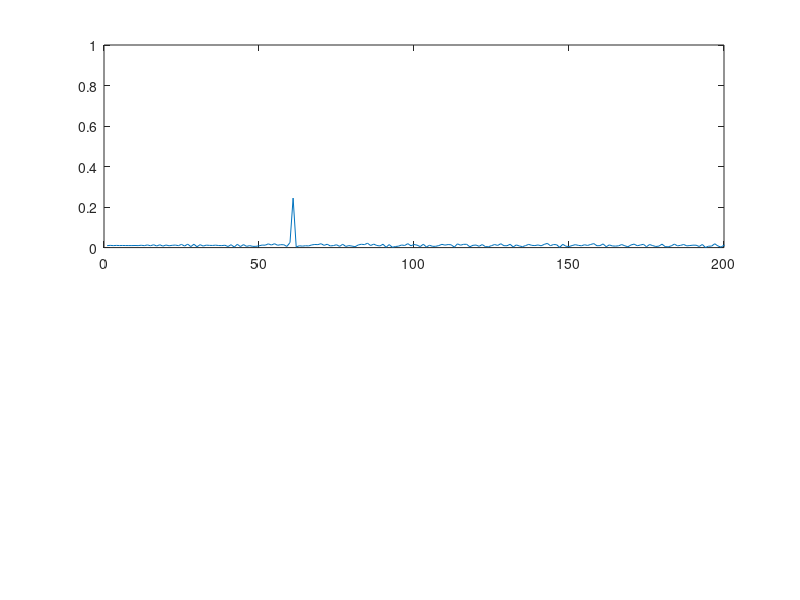
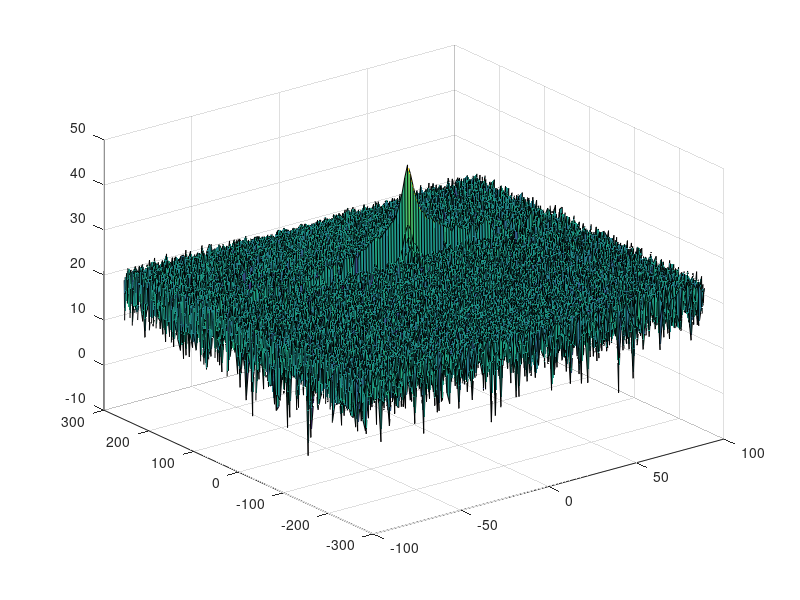
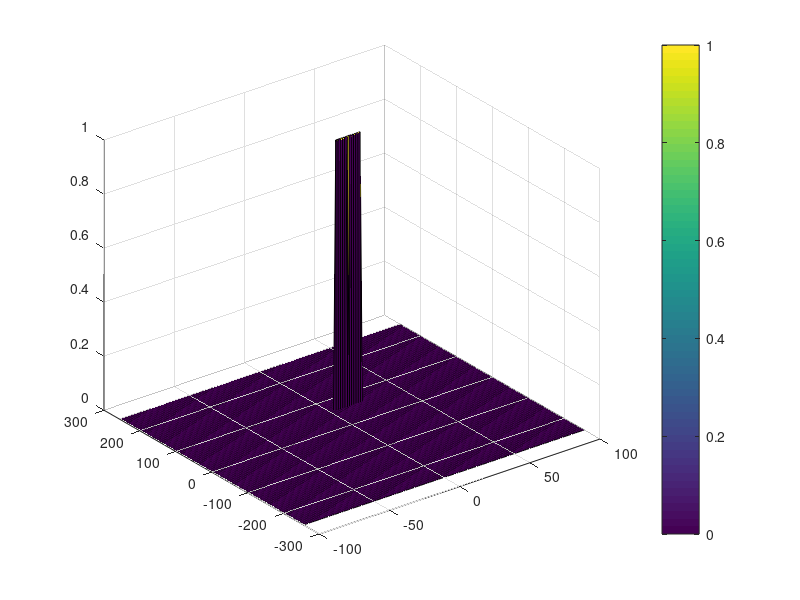

Source code (MATLAB) for these figures, in order:
clear all
clc;
 
%% Radar Specifications
%%%%%%%%%%%%%%%%%%%%%%%%%%%
% Frequency of operation = 77GHz
% Max Range = 200m
% Range Resolution = 1 m
% Max Velocity = 100 m/s
%%%%%%%%%%%%%%%%%%%%%%%%%%%
 
%speed of light = 3e8
%% User Defined Range and Velocity of target
% *%DONE* :
% define the target's initial position and velocity. Note : Velocity
% remains contant
target_position = 60; %distance from the sensor
target_velocity = 12; % m/s
 
 
%% FMCW Waveform Generation
 
% *%DONE* :
%Design the FMCW waveform by giving the specs of each of its parameters.
% Calculate the Bandwidth (B), Chirp Time (Tchirp) and Slope (slope) of the FMCW
% chirp using the requirements above.
 
%Operating carrier frequency of Radar
fc= 77e9;              %carrier freq
max_range = 200;       %200m
range_resolution = 1;  %1m
max_velocity = 70;     %70m/s
c = 3e8;               %speed of light
Bsweep = c / (2*range_resolution); %bandwidth
Tchirp = 5.5*2*max_range/c;
Slope = Bsweep / Tchirp;
                                                         
%The number of chirps in one sequence. Its ideal to have 2^ value for the ease of running the FFT
%for Doppler Estimation.
Nd=128;                   % #of doppler cells OR #of sent periods % number of chirps
 
%The number of samples on each chirp.
Nr=1024;                  %for length of time OR # of range cells
 
% Timestamp for running the displacement scenario for every sample on each
% chirp
t=linspace(0,Nd*Tchirp,Nr*Nd); %total time for samples
 
 
%Creating the vectors for Tx, Rx and Mix based on the total samples input.
Tx=zeros(1,length(t)); %transmitted signal
Rx=zeros(1,length(t)); %received signal
Mix = zeros(1,length(t)); %beat signal
 
%Similar vectors for range_covered and time delay.
r_t=zeros(1,length(t));
td=zeros(1,length(t));
 
 
%% Signal generation and Moving Target simulation
% Running the radar scenario over the time.
 
for i=1:length(t)        
   
   
    % *%DONE* :
    %For each time stamp update the Range of the Target for constant velocity.
    r_t(i) = target_position + target_velocity * t(i);
    td(i) = 2 * r_t(i) / c;
    % *%DONE* :
    %For each time sample we need update the transmitted and
    %received signal.
    Tx(i) = cos(2*pi * ( fc*t(i) + Slope * t(i)^2 / 2));
    Rx(i) = cos(2*pi * ( fc*(t(i)-td(i)) + Slope * (t(i)-td(i))^2 / 2));
   
    % *%DONE* :
    %Now by mixing the Transmit and Receive generate the beat signal
    %This is done by element wise matrix multiplication of Transmit and
    %Receiver Signal
    Mix(i) = Tx(i)*Rx(i);
   
end
 
%% RANGE MEASUREMENT
 
 
 % *%DONE* :
%reshape the vector into Nr*Nd array. Nr and Nd here would also define the size of
%Range and Doppler FFT respectively.
Mix = reshape(Mix,[Nr,Nd]);
 % *%DONE* :
%run the FFT on the beat signal along the range bins dimension (Nr) and
%normalize.
signal_fft = fft(Mix,Nr);
signal_fft = signal_fft./Nr;

 % *%DONE* :
% Take the absolute value of FFT output
signal_fft = abs(signal_fft);
 % *%DONE* :
% Output of FFT is double sided signal, but we are interested in only one side of the spectrum.
% Hence we throw out half of the samples.
signal_fft = signal_fft(1:Nr/2); 
 
%plotting the range
figure ('Name','Range from First FFT')
subplot(2,1,1)
 
 % *%DONE* :
 % plot FFT output
plot(signal_fft);
 
axis ([0 200 0 1]);
 
 
 
%% RANGE DOPPLER RESPONSE
% The 2D FFT implementation is already provided here. This will run a 2DFFT
% on the mixed signal (beat signal) output and generate a range doppler
% map.You will implement CFAR on the generated RDM
 
 
% Range Doppler Map Generation.
 
% The output of the 2D FFT is an image that has reponse in the range and
% doppler FFT bins. So, it is important to convert the axis from bin sizes
% to range and doppler based on their Max values.
 
Mix=reshape(Mix,[Nr,Nd]);
 
% 2D FFT using the FFT size for both dimensions.
sig_fft2 = fft2(Mix,Nr,Nd);
 
% Taking just one side of signal from Range dimension.
sig_fft2 = sig_fft2(1:Nr/2,1:Nd);
sig_fft2 = fftshift (sig_fft2);
RDM = abs(sig_fft2);
RDM = 10*log10(RDM) ;
 
%use the surf function to plot the output of 2DFFT and to show axis in both
%dimensions
doppler_axis = linspace(-100,100,Nd);
range_axis = linspace(-200,200,Nr/2)*((Nr/2)/400);
figure,surf(doppler_axis,range_axis,RDM);
 
%% CFAR implementation
 
%Slide Window through the complete Range Doppler Map
 
% *%DONE* :
%Select the number of Training Cells in both the dimensions.
Tr = 10;
Td = 8;

% *%DONE* :
%Select the number of Guard Cells in both dimensions around the Cell under
%test (CUT) for accurate estimation
Gr = 4;
Gd = 4;

% *%DONE* :
% offset the threshold by SNR value in dB
offset = 8; %db

% *%DONE* :
% The threshold of each cell is the averange noise value from the training
% cells. Use a convolution with a customized kernel to produce the result.
% Here is an example of kernel which Tr=Gr=Td=Gd=1
% kernel:
% 1/16, 1/16, 1/16, 1/16, 1/16,
% 1/16, 0,    0,    0,    1/16,
% 1/16, 0,    0,    0,    1/16,
% 1/16, 0,    0,    0,    1/16,
% 1/16, 1/16, 1/16, 1/16, 1/16,

kernel = ones((Tr+Gr)*2+1, (Td+Gd)*2+1);
for i=(1+Tr):(1+Tr+Gr*2)
    for j=(1+Td):(1+Td+Gd*2)
        kernel(i,j)=0;
    end
end
kernel = kernel/sum(sum(kernel));
DynamicThreshold = pow2db(conv2(db2pow(RDM),kernel,'same')) + offset;

% Use RDM[x,y] as the matrix from the output of 2D FFT for implementing
% CFAR
RDM = double(RDM >= DynamicThreshold);

% *%DONE* :
% The process above will generate a thresholded block, which is smaller
%than the Range Doppler Map as the CUT cannot be located at the edges of
%matrix. Hence,few cells will not be thresholded. To keep the map size same
% set those values to 0.
RDM(union(1:(Tr+Gr),end-(Tr+Gr-1):end),:) = 0;  % Rows
RDM(:,union(1:(Td+Gd),end-(Td+Gd-1):end)) = 0;  % Columns 

% *%DONE* :
%display the CFAR output using the Surf function like we did for Range
%Doppler Response output.
%figure,surf(doppler_axis,range_axis,'replace this with output');
figure,surf(doppler_axis,range_axis,RDM);
colorbar;
